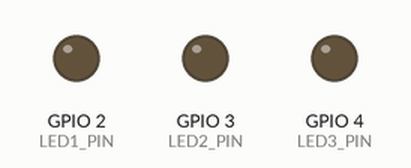
Bench run of a program on a simulated ESP32-S3. On the bench: output pins drawn as LEDs (lit = HIGH).

Above: at 0.1 s.
At 0.7 s:
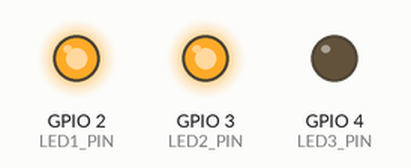
At 1.1 s:
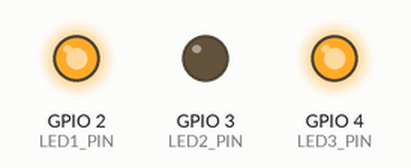
At 1.9 s:
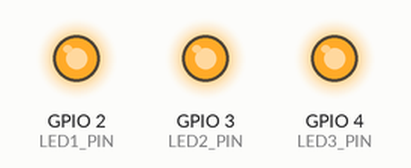
At 2.9 s:
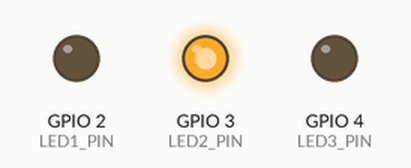
At 4.3 s:
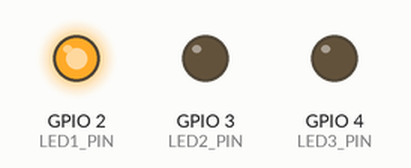
Timing chart, 0 to 4.6 s (numbered marks = the images above):
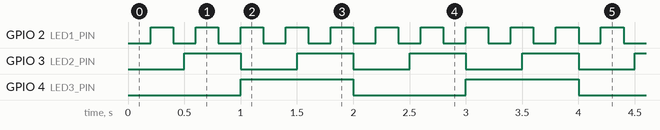

Measured:
- by itself, GPIO 2 (LED1_PIN): alternates HIGH for 0.20 s and LOW for 0.20 s
- by itself, GPIO 3 (LED2_PIN): alternates HIGH for 0.50 s and LOW for 0.50 s
- by itself, GPIO 4 (LED3_PIN): alternates HIGH for 1.0 s and LOW for 1.0 s

The program:

main.cpp
```cpp
#include <Arduino.h>

// Визначаємо піни для світлодіодів
const int LED1_PIN = 2;
const int LED2_PIN = 3;
const int LED3_PIN = 4;

// Інтервали блимання в мілісекундах
const unsigned long INTERVAL_LED1 = 200;
const unsigned long INTERVAL_LED2 = 500;
const unsigned long INTERVAL_LED3 = 1000;

// Змінні для збереження часу останнього перемикання
unsigned long previousMillisLED1 = 0;
unsigned long previousMillisLED2 = 0;
unsigned long previousMillisLED3 = 0;

// Змінні для збереження поточного стану світлодіодів (LOW = вимкнено, HIGH = увімкнено)
bool stateLED1 = LOW;
bool stateLED2 = LOW;
bool stateLED3 = LOW;

void setup()
{
  // Налаштовуємо піни на вихід
  pinMode(LED1_PIN, OUTPUT);
  pinMode(LED2_PIN, OUTPUT);
  pinMode(LED3_PIN, OUTPUT);
}

void loop()
{
  // Фіксуємо поточний час від моменту старту плати
  unsigned long currentMillis = millis();

  // --- Процес 1: LED1 (200 мс) ---
  if (currentMillis - previousMillisLED1 >= INTERVAL_LED1)
  {
    previousMillisLED1 = currentMillis;
    stateLED1 = !stateLED1;
    digitalWrite(LED1_PIN, stateLED1);
  }

  // --- Процес 2: LED2 (500 мс) ---
  if (currentMillis - previousMillisLED2 >= INTERVAL_LED2)
  {
    previousMillisLED2 = currentMillis;
    stateLED2 = !stateLED2;
    digitalWrite(LED2_PIN, stateLED2);
  }

  // --- Процес 3: LED3 (1000 мс) ---
  if (currentMillis - previousMillisLED3 >= INTERVAL_LED3)
  {
    previousMillisLED3 = currentMillis;
    stateLED3 = !stateLED3;
    digitalWrite(LED3_PIN, stateLED3);
  }
}
```
